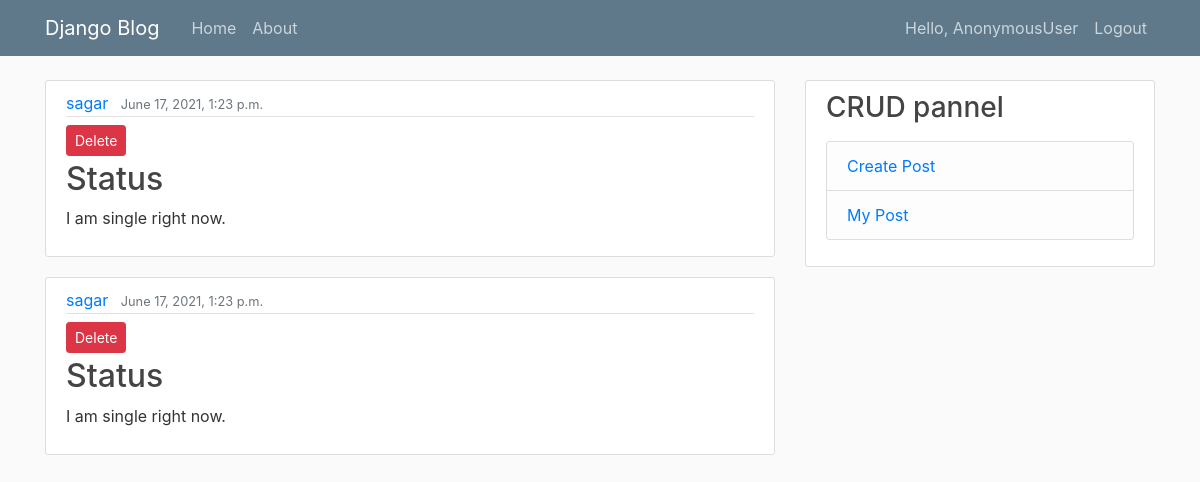
Page /mypost/2 on the committed database.
### blogapp/models.py (models this page shows, shortened)
class Post(models.Model):
    id = models.IntegerField(primary_key = True)
    title = models.CharField(max_length=100)
    content = models.TextField()
    date_posted = models.DateTimeField(default=timezone.now)
    author = models.ForeignKey(User, on_delete=models.CASCADE)

### blogapp/views.py (the view)
# urls.py: path('mypost/<str:_id>', views.myPost, name="mypost"),
def myPost(request,_id):
    user = User.objects.get(id=_id)
    post = user.post_set.all()
    context = {'user' : user, 'post': post}
    return render(request,'mypost.html',context)

### templates/mypost.html
{% extends "base.html"%}
{% block content %}
    {% for post in post %}
        <article class="media content-section">
          <div class="media-body">
            <div class="article-metadata">
              <a class="mr-2" href="#">{{ post.author }}</a>
              <small class="text-muted">{{ post.date_posted }}</small>
            </div>
                  <a class="btn btn-danger btn-sm mt-1 mb-1" href="{% url 'delete' post.id%}">Delete</a>
            <h2><a class="article-title" href="{% url 'update' post.id %}">{{ post.title }}</a></h2>
            <p class="article-content">{{ post.content }}</p>
          </div>
        </article>
    {% endfor %}
{% endblock content %}

### static/main.css (style rules this page uses)
body { background: #fafafa; color: #333333; margin-top: 5rem; }
h1, h2, h3, h4, h5, h6 { color: #444444; }
.content-section { background: #ffffff; padding: 10px 20px; border: 1px solid #dddddd; border-radius: 3px; margin-bottom: 20px; }
.article-title { color: #444444; }
.article-content { white-space: pre-line; }
.article-metadata { padding-bottom: 1px; margin-bottom: 4px; border-bottom: 1px solid #e3e3e3 }

### rows in the picture
Post: author "sagar", date_posted "June 17, 2021, 1:23 p.m.", title "Status", content "I am single right now."
Post: author "sagar", date_posted "June 17, 2021, 1:23 p.m.", title "Status", content "I am single right now."

### other values in the picture
{{ request.user }} "AnonymousUser"
